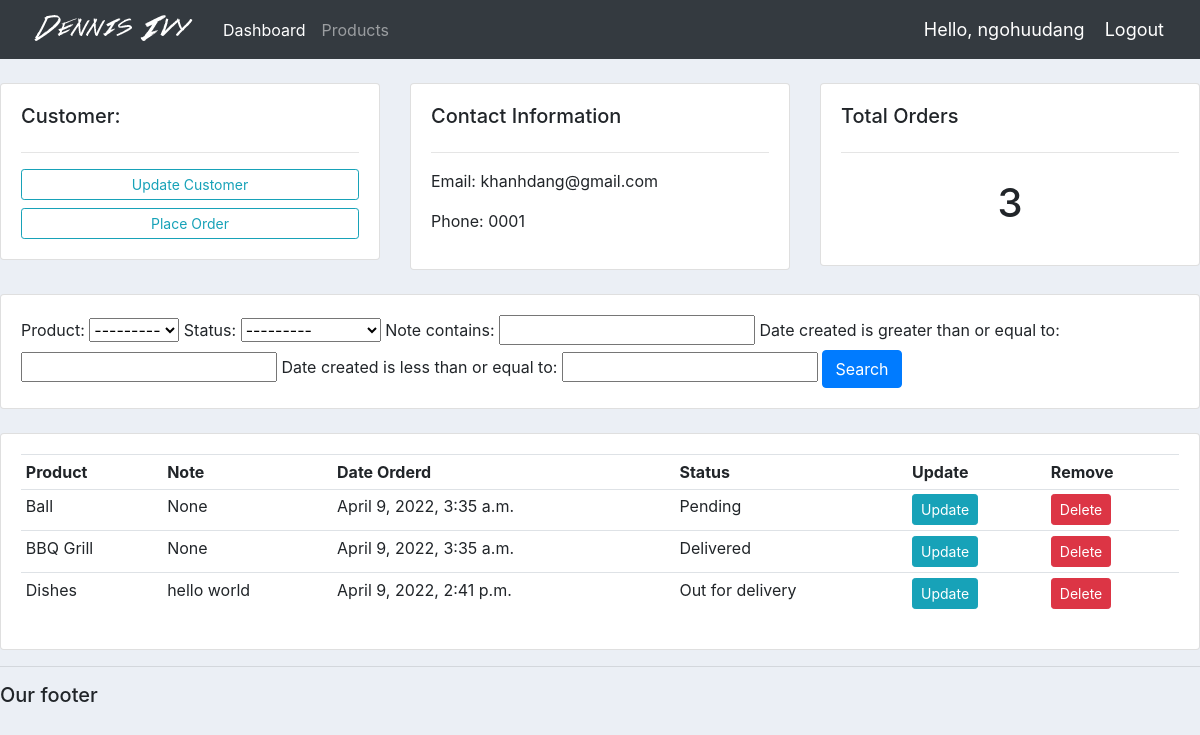
The app's page /customer/1/ (signed in) with its own data.
### accounts/models.py (models this page shows, shortened)
class Customer(models.Model):
    user = models.OneToOneField(User, null=True, blank=True, on_delete=models.CASCADE)
    name = models.CharField(max_length=200, null=True)
    phone = models.CharField(max_length=200, null=True)
    email = models.CharField(max_length=200, null=True)
    profile_pic = models.ImageField(default="profile1.png", null=True, blank=True)
    date_created = models.DateTimeField(auto_now_add = True,null =True)

class Order(models.Model):
    STATUS = (
        ('Pending', 'Pending'),
        ('Out for delivery', 'Out for delivery'),
        ('Delivered', 'Delivered')
    )
    customer = models.ForeignKey(Customer, null= True, on_delete= models.SET_NULL)
    product = models.ForeignKey(Product, null= True, on_delete= models.SET_NULL)
    date_created = models.DateTimeField(auto_now_add = True,null =True)
    status = models.CharField(max_length=200, null =True, choices=STATUS)
    note = models.CharField(max_length=1000, null=True)

class Product(models.Model):
    CATEGORY = (
        ('Indoor', 'Indoor'),
        ('Out door', 'Out door')
    )
    name = models.CharField(max_length=200, null =True)
    price = models.FloatField(null=True)
    category = models.CharField(max_length=200, null =True, choices=CATEGORY)
    description = models.CharField(max_length=200, null =True, blank= True)
    date_created = models.DateTimeField(auto_now_add = True,null =True)
    tag = models.ManyToManyField(Tag)
    def __str__(self):
        return self.name

### accounts/decorators.py (the view)
		def wrapper_func(request, *args, **kwargs):
			group = None
			if request.user.groups.exists():
				group = request.user.groups.all()[0].name
			if group in allowed_roles:
				return view_func(request, *args, **kwargs)
			else:
				return HttpResponse('You are not authorized to view this page')

### accounts/views.py (called while the page is built)
@login_required(login_url='login')
@allowed_users(allowed_roles=['admin'])
def customer(request,pk_test):
    customer = Customer.objects.get(id = pk_test)
    orders = customer.order_set.all()
    order_count = orders.count()
    myFilter = OrderFilter(request.GET, queryset=orders)
    orders = myFilter.qs
    context = {'customer': customer,
        'orders':orders,
        'order_count': order_count,
        'myFilter': myFilter
    }
    return render(request, 'accounts/customer.html', context=context)

### accounts/templates/accounts/customer.html
{% extends "accounts/main.html" %}
{% block content %}
    <br>
    <div class="row">
        <div class="col-md">
            <div class="card card-body">
                <h5>Customer:</h5>
                <hr>
                <a class="btn btn-outline-info  btn-sm btn-block" href="">Update Customer</a>
                <a class="btn btn-outline-info  btn-sm btn-block" href="{% url 'create_order' customer.id %}">Place Order</a>
            </div>
        </div>
        <div class="col-md">
            <div class="card card-body">
                <h5>Contact Information</h5>
                <hr>
                <p>Email: {{customer.email}}</p>
                <p>Phone: {{customer.phone}}</p>
            </div>
        </div>
        <div class="col-md">
            <div class="card card-body">
                <h5>Total Orders</h5>
                <hr>
                <h1 style="text-align: center;padding: 10px">{{order_count}}</h1>
            </div>
        </div>
    </div>
    <br>
    <div class="row">
        <div class="col">
            <div class="card card-body">
                <form method="get">
                    {{myFilter.form}}
                <button class="btn btn-primary" type="submit">Search</button>
            </form>
            </div>
        </div>
    </div>
    <br>
    <div class="row">
        <div class="col-md">
            <div class="card card-body">
                <table class="table table-sm">
                    <tr>
                        <th>Product</th>
                        <th>Note</th>
                        <th>Date Orderd</th>
                        <th>Status</th>
                        <th>Update</th>
                        <th>Remove</th>
                    </tr>
                    {% for order in orders %}
                        <tr>
                            <td>{{order.product}}</td>
                            <td>{{order.note}}</td>
                            <td>{{order.date_created}}</td>
                            <td>{{order.status}}</td>
                            <td><a class="btn btn-sm btn-info" href="{% url 'update_order' order.id %}">Update</a></td>
                            <td><a class="btn btn-sm btn-danger" href="{% url 'delete_order' order.id %}">Delete</a></td>
                        </tr>
                    {% endfor %}
                </table>
            </div>
        </div>
    </div>
{% endblock content %}

### accounts/templates/accounts/navbar.html (shortened to what this page needs)
{% load static %}
<nav class="navbar navbar-expand-lg navbar-dark bg-dark">
    <img src="{% static 'images/logo.png' %}" alt="">
    <div class="collapse navbar-collapse" id="navbarNav">
        <ul class="navbar-nav">
            {% if request.user.is_staff %}
                <li class="nav-item active">
                    <a class="nav-link" href="{% url 'home' %}">Dashboard</a>
                </li>
                <li class="nav-item">
                    <a class="nav-link" href="{% url 'products' %}">Products</a>
                </li>
            {% else %}
                <li class="nav-item">
                    <a class="nav-link" href="{% url 'account' %}">Settings</a>
                </li>
            {% endif %}
        </ul>
    </div>
    <span class="hello-msg">Hello, {{request.user}}</span>
    <span ><a  class="hello-msg" href="{% url 'logout' %}">Logout</a></span>
</nav>

### static/css/main.css (style rules this page uses)
body { background-color: #ebeff5; }

### accounts/templates/accounts/navbar.html (style rules this page uses)
.hello-msg { font-size: 18px; color: #fff; margin-right: 20px; }

### records on screen
Customer: email "khanhdang@gmail.com", phone "0001"
Order: product "Ball", note "None", date_created "April 9, 2022, 3:35 a.m.", status "Pending"
Order: product "BBQ Grill", note "None", date_created "April 9, 2022, 3:35 a.m.", status "Delivered"
Order: product "Dishes", note "hello world", date_created "April 9, 2022, 2:41 p.m.", status "Out for delivery"

### other values on screen
{{ request.user }} "ngohuudang"
{{ order_count }} "3"
